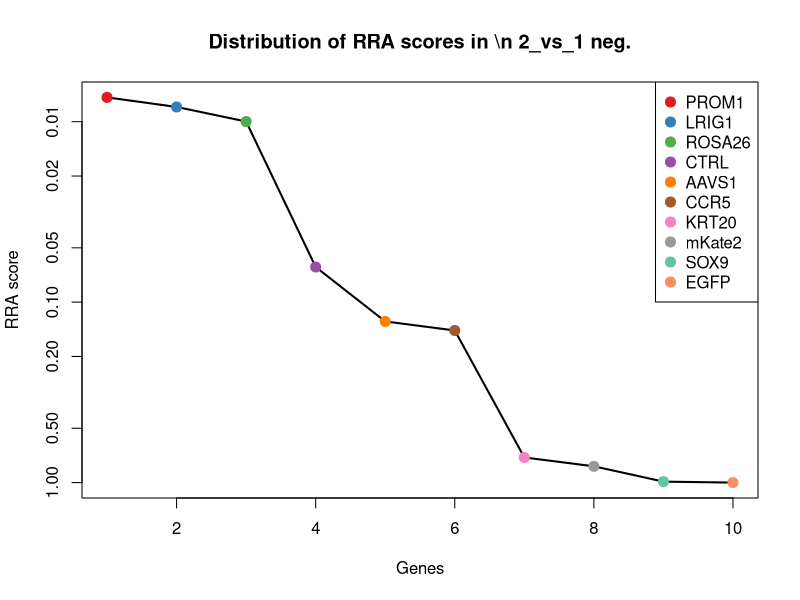
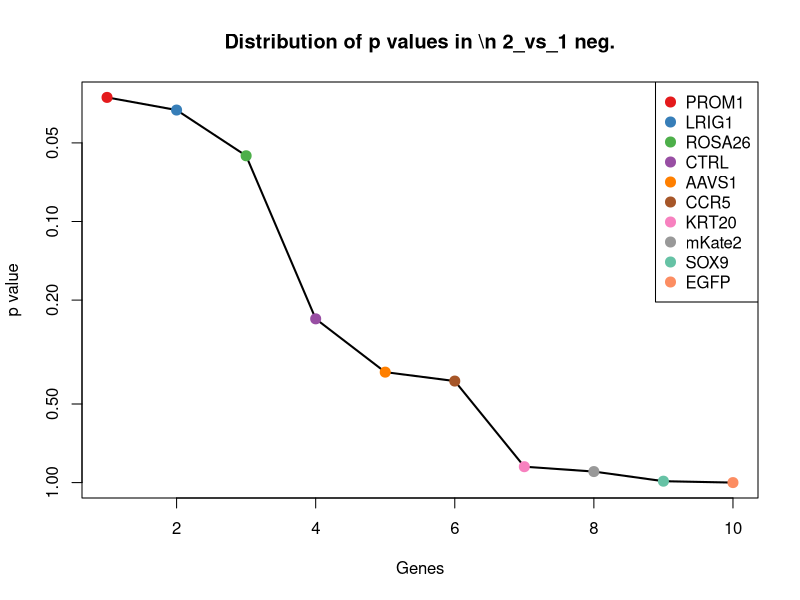
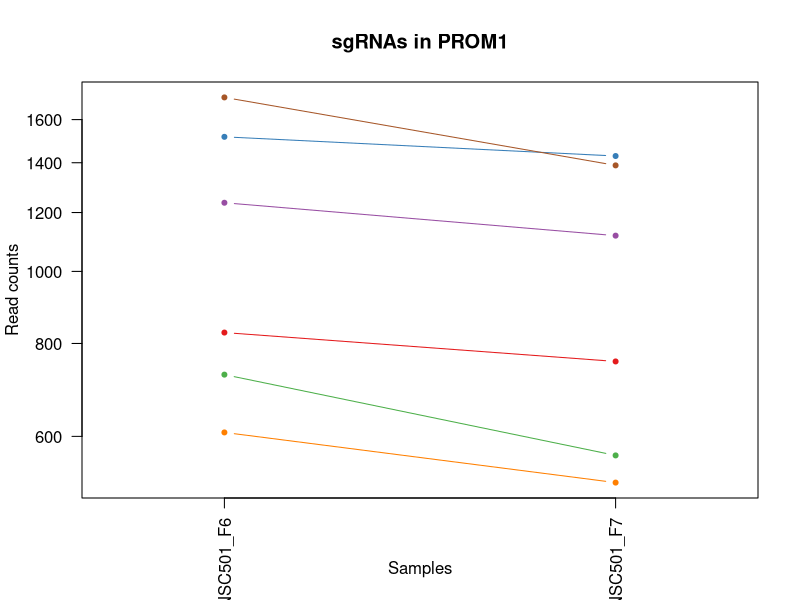
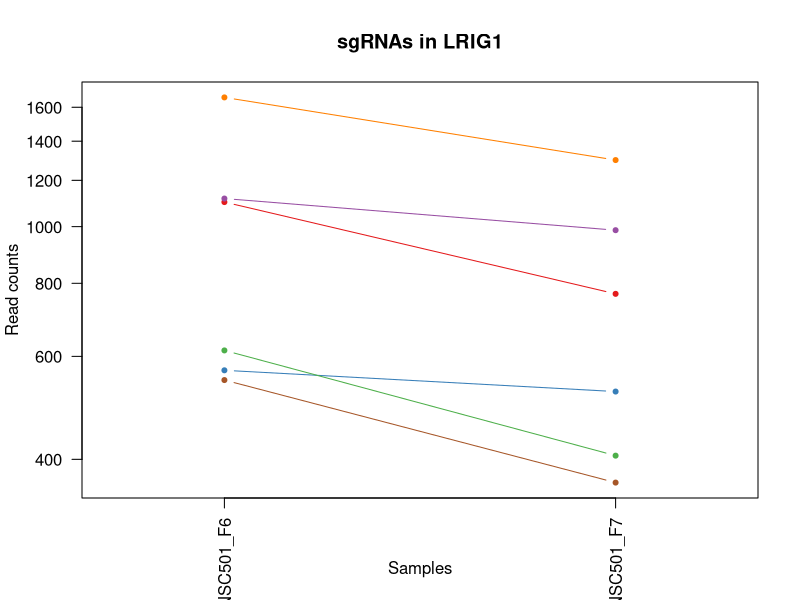
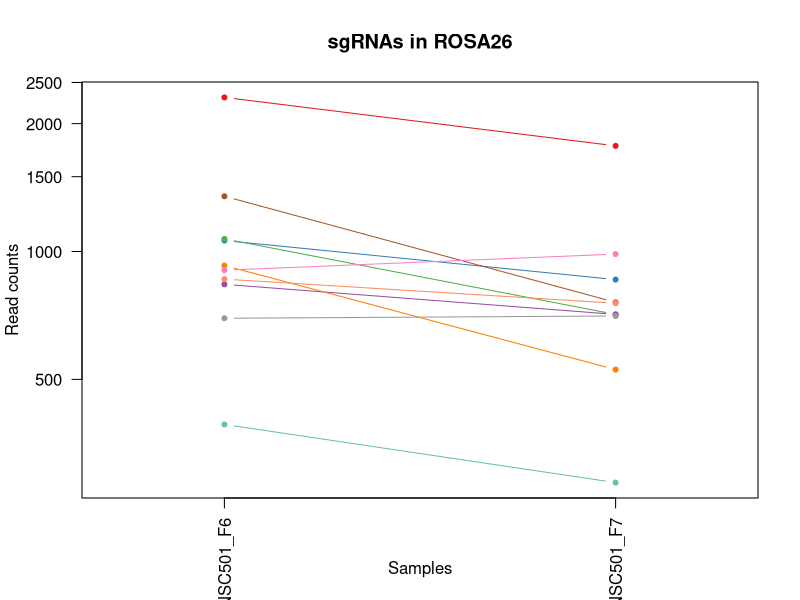
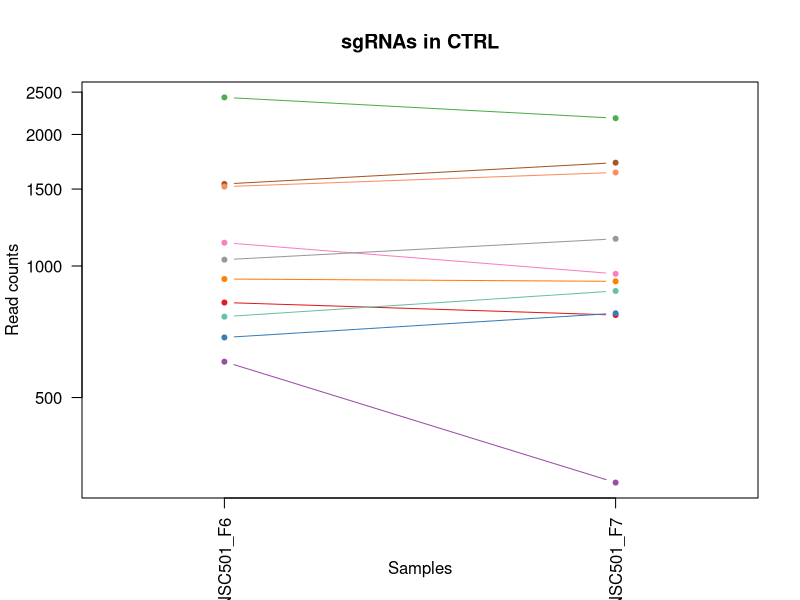
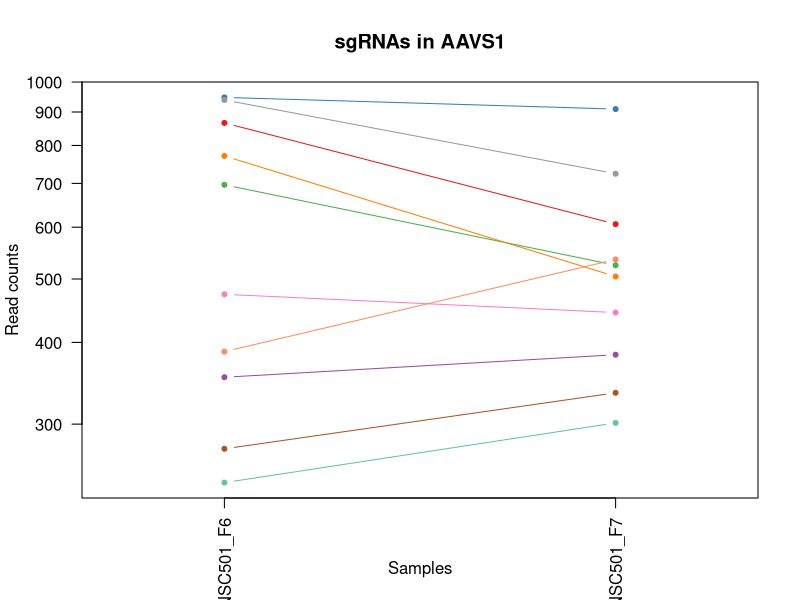
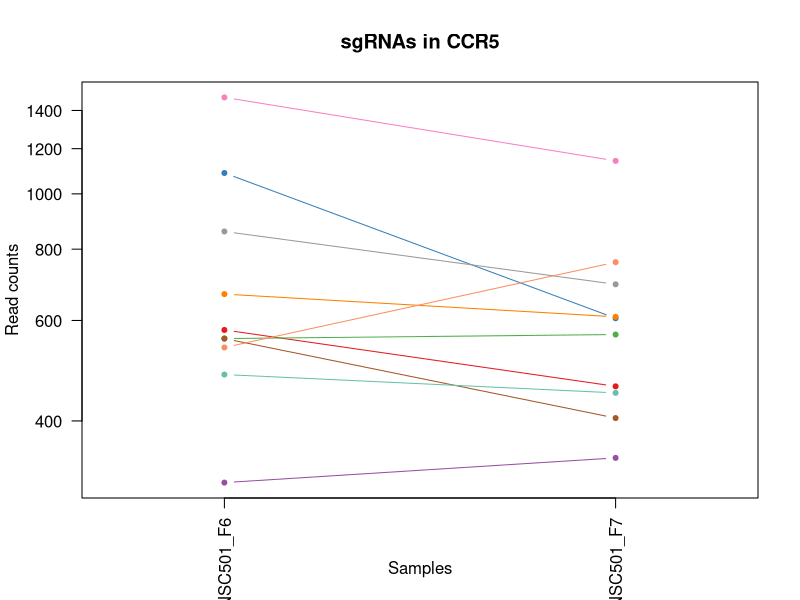

Here is the R script that generated these plots, in order: (Note: this script raises an error after producing the figures.)
pdf(file='S1B_c1_t2.pdf',width=4.5,height=4.5);
gstable=read.table('S1B_c1_t2.gene_summary.txt',header=T)
# 
#
# parameters
# Do not modify the variables beginning with "__"

# gstablename='__GENE_SUMMARY_FILE__'
startindex=3
# outputfile='__OUTPUT_FILE__'
targetgenelist=c("PROM1","LRIG1","ROSA26","CTRL","AAVS1","CCR5","KRT20","mKate2","SOX9","EGFP")
# samplelabel=sub('.\\w+.\\w+$','',colnames(gstable)[startindex]);
samplelabel='2_vs_1 neg.'


# You need to write some codes in front of this code:
# gstable=read.table(gstablename,header=T)
# pdf(file=outputfile,width=6,height=6)


# set up color using RColorBrewer
#library(RColorBrewer)
#colors <- brewer.pal(length(targetgenelist), "Set1")

colors=c( "#E41A1C", "#377EB8", "#4DAF4A", "#984EA3", "#FF7F00",  "#A65628", "#F781BF",
          "#999999", "#66C2A5", "#FC8D62", "#8DA0CB", "#E78AC3", "#A6D854", "#FFD92F", "#E5C494", "#B3B3B3", 
          "#8DD3C7", "#FFFFB3", "#BEBADA", "#FB8072", "#80B1D3", "#FDB462", "#B3DE69", "#FCCDE5",
          "#D9D9D9", "#BC80BD", "#CCEBC5", "#FFED6F")

######
# function definition

plotrankedvalues<-function(val, tglist, ...){
  
  plot(val,log='y',ylim=c(max(val),min(val)),type='l',lwd=2, ...)
  if(length(tglist)>0){
    for(i in 1:length(tglist)){
      targetgene=tglist[i];
      tx=which(names(val)==targetgene);ty=val[targetgene];
      points(tx,ty,col=colors[(i %% length(colors)) ],cex=2,pch=20)
      # text(tx+50,ty,targetgene,col=colors[i])
    }
    legend('topright',tglist,pch=20,pt.cex = 2,cex=1,col=colors)
  }
}



plotrandvalues<-function(val,targetgenelist, ...){
  # choose the one with the best distance distribution
  
  mindiffvalue=0;
  randval=val;
  for(i in 1:20){
    randval0=sample(val)
    vindex=sort(which(names(randval0) %in% targetgenelist))
    if(max(vindex)>0.9*length(val)){
      # print('pass...')
      next;
    }
    mindiffind=min(diff(vindex));
    if (mindiffind > mindiffvalue){
      mindiffvalue=mindiffind;
      randval=randval0;
      # print(paste('Diff: ',mindiffvalue))
    }
  }
  plot(randval,log='y',ylim=c(max(randval),min(randval)),pch=20,col='grey', ...)
  
  if(length(targetgenelist)>0){
    for(i in 1:length(targetgenelist)){
      targetgene=targetgenelist[i];
      tx=which(names(randval)==targetgene);ty=randval[targetgene];
      points(tx,ty,col=colors[(i %% length(colors)) ],cex=2,pch=20)
      text(tx+50,ty,targetgene,col=colors[i])
    }
  }
  
}




# set.seed(1235)



pvec=gstable[,startindex]
names(pvec)=gstable[,'id']
pvec=sort(pvec);

plotrankedvalues(pvec,targetgenelist,xlab='Genes',ylab='RRA score',main=paste('Distribution of RRA scores in \\n',samplelabel))

# plotrandvalues(pvec,targetgenelist,xlab='Genes',ylab='RRA score',main=paste('Distribution of RRA scores in \\n',samplelabel))


pvec=gstable[,startindex+1]
names(pvec)=gstable[,'id']
pvec=sort(pvec);

plotrankedvalues(pvec,targetgenelist,xlab='Genes',ylab='p value',main=paste('Distribution of p values in \\n',samplelabel))

# plotrandvalues(pvec,targetgenelist,xlab='Genes',ylab='p value',main=paste('Distribution of p values in \\n',samplelabel))



# you need to write after this code:
# dev.off()






# parameters
# Do not modify the variables beginning with "__"
targetmat=list(c(826.4674736523115,755.6645333459287),c(1515.9040708441362,1428.4342291706027),c(725.4072022627024,564.6459947099944),c(1235.847217078016,1116.0768703948613),c(606.3616283376545,518.9937653504629),c(1712.885955756086,1387.5874976383905))
targetgene="PROM1"
collabel=c("S06_MNSC501_F6","S07_MNSC501_F7")

# set up color using RColorBrewer
#library(RColorBrewer)
#colors <- brewer.pal(length(targetgenelist), "Set1")

colors=c( "#E41A1C", "#377EB8", "#4DAF4A", "#984EA3", "#FF7F00",  "#A65628", "#F781BF",
          "#999999", "#66C2A5", "#FC8D62", "#8DA0CB", "#E78AC3", "#A6D854", "#FFD92F", "#E5C494", "#B3B3B3", 
          "#8DD3C7", "#FFFFB3", "#BEBADA", "#FB8072", "#80B1D3", "#FDB462", "#B3DE69", "#FCCDE5",
          "#D9D9D9", "#BC80BD", "#CCEBC5", "#FFED6F")


## code

targetmatvec=unlist(targetmat)+1
yrange=range(targetmatvec[targetmatvec>0]);
# yrange[1]=1; # set the minimum value to 1
for(i in 1:length(targetmat)){
  vali=targetmat[[i]]+1;
  if(i==1){
    plot(1:length(vali),vali,type='b',las=1,pch=20,main=paste('sgRNAs in',targetgene),ylab='Read counts',xlab='Samples',xlim=c(0.7,length(vali)+0.3),ylim = yrange,col=colors[(i %% length(colors))],xaxt='n',log='y')
    axis(1,at=1:length(vali),labels=(collabel),las=2)
    # lines(0:100,rep(1,101),col='black');
  }else{
    lines(1:length(vali),vali,type='b',pch=20,col=colors[(i %% length(colors))])
  }
}




# parameters
# Do not modify the variables beginning with "__"
targetmat=list(c(1100.5292265732853,766.4769034573966),c(566.9652513552645,521.3965142641225),c(613.2131721606788,404.8631919516343),c(1115.9452001750901,985.1270546004157),c(1662.3558200612815,1298.685787832987),c(545.5541769083134,364.0164604194219))
targetgene="LRIG1"
collabel=c("S06_MNSC501_F6","S07_MNSC501_F7")

# set up color using RColorBrewer
#library(RColorBrewer)
#colors <- brewer.pal(length(targetgenelist), "Set1")

colors=c( "#E41A1C", "#377EB8", "#4DAF4A", "#984EA3", "#FF7F00",  "#A65628", "#F781BF",
          "#999999", "#66C2A5", "#FC8D62", "#8DA0CB", "#E78AC3", "#A6D854", "#FFD92F", "#E5C494", "#B3B3B3", 
          "#8DD3C7", "#FFFFB3", "#BEBADA", "#FB8072", "#80B1D3", "#FDB462", "#B3DE69", "#FCCDE5",
          "#D9D9D9", "#BC80BD", "#CCEBC5", "#FFED6F")


## code

targetmatvec=unlist(targetmat)+1
yrange=range(targetmatvec[targetmatvec>0]);
# yrange[1]=1; # set the minimum value to 1
for(i in 1:length(targetmat)){
  vali=targetmat[[i]]+1;
  if(i==1){
    plot(1:length(vali),vali,type='b',las=1,pch=20,main=paste('sgRNAs in',targetgene),ylab='Read counts',xlab='Samples',xlim=c(0.7,length(vali)+0.3),ylim = yrange,col=colors[(i %% length(colors))],xaxt='n',log='y')
    axis(1,at=1:length(vali),labels=(collabel),las=2)
    # lines(0:100,rep(1,101),col='black');
  }else{
    lines(1:length(vali),vali,type='b',pch=20,col=colors[(i %% length(colors))])
  }
}




# parameters
# Do not modify the variables beginning with "__"
targetmat=list(c(2304.688053469814,1772.0273238239186),c(1060.2764066130173,857.7813621764595),c(1069.6972793696757,710.0123039863972),c(835.8883464089699,710.0123039863972),c(925.8148590861645,526.2020120914416),c(1348.0412471800398,758.0672822595882),c(902.6908986834574,985.1270546004157),c(695.4316980369709,704.0054317022483),c(390.5379979123876,284.72574626865674),c(859.8687497895552,754.4631588890988))
targetgene="ROSA26"
collabel=c("S06_MNSC501_F6","S07_MNSC501_F7")

# set up color using RColorBrewer
#library(RColorBrewer)
#colors <- brewer.pal(length(targetgenelist), "Set1")

colors=c( "#E41A1C", "#377EB8", "#4DAF4A", "#984EA3", "#FF7F00",  "#A65628", "#F781BF",
          "#999999", "#66C2A5", "#FC8D62", "#8DA0CB", "#E78AC3", "#A6D854", "#FFD92F", "#E5C494", "#B3B3B3", 
          "#8DD3C7", "#FFFFB3", "#BEBADA", "#FB8072", "#80B1D3", "#FDB462", "#B3DE69", "#FCCDE5",
          "#D9D9D9", "#BC80BD", "#CCEBC5", "#FFED6F")


## code

targetmatvec=unlist(targetmat)+1
yrange=range(targetmatvec[targetmatvec>0]);
# yrange[1]=1; # set the minimum value to 1
for(i in 1:length(targetmat)){
  vali=targetmat[[i]]+1;
  if(i==1){
    plot(1:length(vali),vali,type='b',las=1,pch=20,main=paste('sgRNAs in',targetgene),ylab='Read counts',xlab='Samples',xlim=c(0.7,length(vali)+0.3),ylim = yrange,col=colors[(i %% length(colors))],xaxt='n',log='y')
    axis(1,at=1:length(vali),labels=(collabel),las=2)
    # lines(0:100,rep(1,101),col='black');
  }else{
    lines(1:length(vali),vali,type='b',pch=20,col=colors[(i %% length(colors))])
  }
}




# parameters
# Do not modify the variables beginning with "__"
targetmat=list(c(823.8981447186774,771.2824012847158),c(685.1543823024344,778.4906480256943),c(2430.585171217886,2178.0918902323824),c(602.9358564261423,318.36423105989047),c(932.6664029091888,921.4542083884377),c(1539.8844742247213,1722.7709710938977),c(1129.6482878211386,958.6968165501606),c(1032.8702313209199,1153.3194785565843),c(764.8035792450925,875.8019790289062),c(1518.4733997777703,1636.272010202154))
targetgene="CTRL"
collabel=c("S06_MNSC501_F6","S07_MNSC501_F7")

# set up color using RColorBrewer
#library(RColorBrewer)
#colors <- brewer.pal(length(targetgenelist), "Set1")

colors=c( "#E41A1C", "#377EB8", "#4DAF4A", "#984EA3", "#FF7F00",  "#A65628", "#F781BF",
          "#999999", "#66C2A5", "#FC8D62", "#8DA0CB", "#E78AC3", "#A6D854", "#FFD92F", "#E5C494", "#B3B3B3", 
          "#8DD3C7", "#FFFFB3", "#BEBADA", "#FB8072", "#80B1D3", "#FDB462", "#B3DE69", "#FCCDE5",
          "#D9D9D9", "#BC80BD", "#CCEBC5", "#FFED6F")


## code

targetmatvec=unlist(targetmat)+1
yrange=range(targetmatvec[targetmatvec>0]);
# yrange[1]=1; # set the minimum value to 1
for(i in 1:length(targetmat)){
  vali=targetmat[[i]]+1;
  if(i==1){
    plot(1:length(vali),vali,type='b',las=1,pch=20,main=paste('sgRNAs in',targetgene),ylab='Read counts',xlab='Samples',xlim=c(0.7,length(vali)+0.3),ylim = yrange,col=colors[(i %% length(colors))],xaxt='n',log='y')
    axis(1,at=1:length(vali),labels=(collabel),las=2)
    # lines(0:100,rep(1,101),col='black');
  }else{
    lines(1:length(vali),vali,type='b',pch=20,col=colors[(i %% length(colors))])
  }
}




# parameters
# Do not modify the variables beginning with "__"
targetmat=list(c(865.0074076568235,605.4927262422068),c(946.3694905552376,908.2390893633101),c(695.4316980369709,523.799263177782),c(352.8545068857537,382.03707727186855),c(769.9422371123607,503.37589741167585),c(274.0617529209738,333.98209899867754),c(472.7565237886798,443.3071745701871),c(937.8050607764571,723.2274230115247),c(243.22980571736423,300.3436142074438),c(386.2557830229974,534.61163328925))
targetgene="AAVS1"
collabel=c("S06_MNSC501_F6","S07_MNSC501_F7")

# set up color using RColorBrewer
#library(RColorBrewer)
#colors <- brewer.pal(length(targetgenelist), "Set1")

colors=c( "#E41A1C", "#377EB8", "#4DAF4A", "#984EA3", "#FF7F00",  "#A65628", "#F781BF",
          "#999999", "#66C2A5", "#FC8D62", "#8DA0CB", "#E78AC3", "#A6D854", "#FFD92F", "#E5C494", "#B3B3B3", 
          "#8DD3C7", "#FFFFB3", "#BEBADA", "#FB8072", "#80B1D3", "#FDB462", "#B3DE69", "#FCCDE5",
          "#D9D9D9", "#BC80BD", "#CCEBC5", "#FFED6F")


## code

targetmatvec=unlist(targetmat)+1
yrange=range(targetmatvec[targetmatvec>0]);
# yrange[1]=1; # set the minimum value to 1
for(i in 1:length(targetmat)){
  vali=targetmat[[i]]+1;
  if(i==1){
    plot(1:length(vali),vali,type='b',las=1,pch=20,main=paste('sgRNAs in',targetgene),ylab='Read counts',xlab='Samples',xlim=c(0.7,length(vali)+0.3),ylim = yrange,col=colors[(i %% length(colors))],xaxt='n',log='y')
    axis(1,at=1:length(vali),labels=(collabel),las=2)
    # lines(0:100,rep(1,101),col='black');
  }else{
    lines(1:length(vali),vali,type='b',pch=20,col=colors[(i %% length(colors))])
  }
}




# parameters
# Do not modify the variables beginning with "__"
targetmat=list(c(576.386124111923,458.9250425089742),c(1086.8261389272366,604.291351785377),c(556.687935620728,565.8473691668241),c(310.88880096972963,343.59309465331575),c(666.3126367891175,607.8954751558663),c(556.687935620728,403.6618174948045),c(1474.7948079059902,1141.3057339882864),c(858.1558638337991,693.1930615907803),c(481.32095356746015,446.9112979406764),c(536.9897471295329,758.0672822595882))
targetgene="CCR5"
collabel=c("S06_MNSC501_F6","S07_MNSC501_F7")

# set up color using RColorBrewer
#library(RColorBrewer)
#colors <- brewer.pal(length(targetgenelist), "Set1")

colors=c( "#E41A1C", "#377EB8", "#4DAF4A", "#984EA3", "#FF7F00",  "#A65628", "#F781BF",
          "#999999", "#66C2A5", "#FC8D62", "#8DA0CB", "#E78AC3", "#A6D854", "#FFD92F", "#E5C494", "#B3B3B3", 
          "#8DD3C7", "#FFFFB3", "#BEBADA", "#FB8072", "#80B1D3", "#FDB462", "#B3DE69", "#FCCDE5",
          "#D9D9D9", "#BC80BD", "#CCEBC5", "#FFED6F")


## code

targetmatvec=unlist(targetmat)+1
yrange=range(targetmatvec[targetmatvec>0]);
# yrange[1]=1; # set the minimum value to 1
for(i in 1:length(targetmat)){
  vali=targetmat[[i]]+1;
  if(i==1){
    plot(1:length(vali),vali,type='b',las=1,pch=20,main=paste('sgRNAs in',targetgene),ylab='Read counts',xlab='Samples',xlim=c(0.7,length(vali)+0.3),ylim = yrange,col=colors[(i %% length(colors))],xaxt='n',log='y')
    axis(1,at=1:length(vali),labels=(collabel),las=2)
    # lines(0:100,rep(1,101),col='black');
  }else{
    lines(1:length(vali),vali,type='b',pch=20,col=colors[(i %% length(colors))])
  }
}




# parameters
# Do not modify the variables beginning with "__"
targetmat=list(c(528.4253173507525,528.6047610051012),c(1013.1720428297249,891.4198469676933),c(775.937337957507,642.7353344039298),c(381.1171251557291,361.61371150576235),c(1161.3366780026263,1186.957963347818),c(476.1822957001919,478.1470338182506))
targetgene="KRT20"
collabel=c("S06_MNSC501_F6","S07_MNSC501_F7")

# set up color using RColorBrewer
#library(RColorBrewer)
#colors <- brewer.pal(length(targetgenelist), "Set1")

colors=c( "#E41A1C", "#377EB8", "#4DAF4A", "#984EA3", "#FF7F00",  "#A65628", "#F781BF",
          "#999999", "#66C2A5", "#FC8D62", "#8DA0CB", "#E78AC3", "#A6D854", "#FFD92F", "#E5C494", "#B3B3B3", 
          "#8DD3C7", "#FFFFB3", "#BEBADA", "#FB8072", "#80B1D3", "#FDB462", "#B3DE69", "#FCCDE5",
          "#D9D9D9", "#BC80BD", "#CCEBC5", "#FFED6F")


## code

targetmatvec=unlist(targetmat)+1
yrange=range(targetmatvec[targetmatvec>0]);
# yrange[1]=1; # set the minimum value to 1
for(i in 1:length(targetmat)){
  vali=targetmat[[i]]+1;
  if(i==1){
    plot(1:length(vali),vali,type='b',las=1,pch=20,main=paste('sgRNAs in',targetgene),ylab='Read counts',xlab='Samples',xlim=c(0.7,length(vali)+0.3),ylim = yrange,col=colors[(i %% length(colors))],xaxt='n',log='y')
    axis(1,at=1:length(vali),labels=(collabel),las=2)
    # lines(0:100,rep(1,101),col='black');
  }else{
    lines(1:length(vali),vali,type='b',pch=20,col=colors[(i %% length(colors))])
  }
}




# parameters
# Do not modify the variables beginning with "__"
targetmat=list(c(690.2930401697026,528.6047610051012),c(861.5816357453112,923.8569573020972),c(720.2685443954342,838.5593708671831),c(596.940755580996,571.8542414509731),c(465.04853698777737,474.54291044776124),c(1268.3920502373817,1379.177876440582))
targetgene="mKate2"
collabel=c("S06_MNSC501_F6","S07_MNSC501_F7")

# set up color using RColorBrewer
#library(RColorBrewer)
#colors <- brewer.pal(length(targetgenelist), "Set1")

colors=c( "#E41A1C", "#377EB8", "#4DAF4A", "#984EA3", "#FF7F00",  "#A65628", "#F781BF",
          "#999999", "#66C2A5", "#FC8D62", "#8DA0CB", "#E78AC3", "#A6D854", "#FFD92F", "#E5C494", "#B3B3B3", 
          "#8DD3C7", "#FFFFB3", "#BEBADA", "#FB8072", "#80B1D3", "#FDB462", "#B3DE69", "#FCCDE5",
          "#D9D9D9", "#BC80BD", "#CCEBC5", "#FFED6F")


## code

targetmatvec=unlist(targetmat)+1
yrange=range(targetmatvec[targetmatvec>0]);
# yrange[1]=1; # set the minimum value to 1
for(i in 1:length(targetmat)){
  vali=targetmat[[i]]+1;
  if(i==1){
    plot(1:length(vali),vali,type='b',las=1,pch=20,main=paste('sgRNAs in',targetgene),ylab='Read counts',xlab='Samples',xlim=c(0.7,length(vali)+0.3),ylim = yrange,col=colors[(i %% length(colors))],xaxt='n',log='y')
    axis(1,at=1:length(vali),labels=(collabel),las=2)
    # lines(0:100,rep(1,101),col='black');
  }else{
    lines(1:length(vali),vali,type='b',pch=20,col=colors[(i %% length(colors))])
  }
}




# parameters
# Do not modify the variables beginning with "__"
targetmat=list(c(1121.0838580423583,1168.9373464953715),c(1081.6874810599684,1382.7819998110713),c(320.3096737263881,404.8631919516343),c(471.04363783292365,669.1655724541848),c(1324.9172867773325,1464.475462875496),c(1103.0985555069194,1099.2576279992443))
targetgene="SOX9"
collabel=c("S06_MNSC501_F6","S07_MNSC501_F7")

# set up color using RColorBrewer
#library(RColorBrewer)
#colors <- brewer.pal(length(targetgenelist), "Set1")

colors=c( "#E41A1C", "#377EB8", "#4DAF4A", "#984EA3", "#FF7F00",  "#A65628", "#F781BF",
          "#999999", "#66C2A5", "#FC8D62", "#8DA0CB", "#E78AC3", "#A6D854", "#FFD92F", "#E5C494", "#B3B3B3", 
          "#8DD3C7", "#FFFFB3", "#BEBADA", "#FB8072", "#80B1D3", "#FDB462", "#B3DE69", "#FCCDE5",
          "#D9D9D9", "#BC80BD", "#CCEBC5", "#FFED6F")


## code

targetmatvec=unlist(targetmat)+1
yrange=range(targetmatvec[targetmatvec>0]);
# yrange[1]=1; # set the minimum value to 1
for(i in 1:length(targetmat)){
  vali=targetmat[[i]]+1;
  if(i==1){
    plot(1:length(vali),vali,type='b',las=1,pch=20,main=paste('sgRNAs in',targetgene),ylab='Read counts',xlab='Samples',xlim=c(0.7,length(vali)+0.3),ylim = yrange,col=colors[(i %% length(colors))],xaxt='n',log='y')
    axis(1,at=1:length(vali),labels=(collabel),las=2)
    # lines(0:100,rep(1,101),col='black');
  }else{
    lines(1:length(vali),vali,type='b',pch=20,col=colors[(i %% length(colors))])
  }
}




# parameters
# Do not modify the variables beginning with "__"
targetmat=list(c(2591.5964510589583,3081.5254817683735),c(3460.886073605172,5366.5396986586065),c(1766.8418633624028,2173.2863924050635),c(1322.3479578436984,2175.689141318723),c(3115.7395535203204,4293.712308709617),c(2558.1951749217146,3449.146065558285))
targetgene="EGFP"
collabel=c("S06_MNSC501_F6","S07_MNSC501_F7")

# set up color using RColorBrewer
#library(RColorBrewer)
#colors <- brewer.pal(length(targetgenelist), "Set1")

colors=c( "#E41A1C", "#377EB8", "#4DAF4A", "#984EA3", "#FF7F00",  "#A65628", "#F781BF",
          "#999999", "#66C2A5", "#FC8D62", "#8DA0CB", "#E78AC3", "#A6D854", "#FFD92F", "#E5C494", "#B3B3B3", 
          "#8DD3C7", "#FFFFB3", "#BEBADA", "#FB8072", "#80B1D3", "#FDB462", "#B3DE69", "#FCCDE5",
          "#D9D9D9", "#BC80BD", "#CCEBC5", "#FFED6F")


## code

targetmatvec=unlist(targetmat)+1
yrange=range(targetmatvec[targetmatvec>0]);
# yrange[1]=1; # set the minimum value to 1
for(i in 1:length(targetmat)){
  vali=targetmat[[i]]+1;
  if(i==1){
    plot(1:length(vali),vali,type='b',las=1,pch=20,main=paste('sgRNAs in',targetgene),ylab='Read counts',xlab='Samples',xlim=c(0.7,length(vali)+0.3),ylim = yrange,col=colors[(i %% length(colors))],xaxt='n',log='y')
    axis(1,at=1:length(vali),labels=(collabel),las=2)
    # lines(0:100,rep(1,101),col='black');
  }else{
    lines(1:length(vali),vali,type='b',pch=20,col=colors[(i %% length(colors))])
  }
}



# 
#
# parameters
# Do not modify the variables beginning with "__"

# gstablename='__GENE_SUMMARY_FILE__'
startindex=9
# outputfile='__OUTPUT_FILE__'
targetgenelist=c("EGFP","SOX9","CCR5","AAVS1","mKate2","CTRL","KRT20","ROSA26","LRIG1","PROM1")
# samplelabel=sub('.\\w+.\\w+$','',colnames(gstable)[startindex]);
samplelabel='2_vs_1 pos.'


# You need to write some codes in front of this code:
# gstable=read.table(gstablename,header=T)
# pdf(file=outputfile,width=6,height=6)


# set up color using RColorBrewer
#library(RColorBrewer)
#colors <- brewer.pal(length(targetgenelist), "Set1")

colors=c( "#E41A1C", "#377EB8", "#4DAF4A", "#984EA3", "#FF7F00",  "#A65628", "#F781BF",
          "#999999", "#66C2A5", "#FC8D62", "#8DA0CB", "#E78AC3", "#A6D854", "#FFD92F", "#E5C494", "#B3B3B3", 
          "#8DD3C7", "#FFFFB3", "#BEBADA", "#FB8072", "#80B1D3", "#FDB462", "#B3DE69", "#FCCDE5",
          "#D9D9D9", "#BC80BD", "#CCEBC5", "#FFED6F")

######
# function definition

plotrankedvalues<-function(val, tglist, ...){
  
  plot(val,log='y',ylim=c(max(val),min(val)),type='l',lwd=2, ...)
  if(length(tglist)>0){
    for(i in 1:length(tglist)){
      targetgene=tglist[i];
      tx=which(names(val)==targetgene);ty=val[targetgene];
      points(tx,ty,col=colors[(i %% length(colors)) ],cex=2,pch=20)
      # text(tx+50,ty,targetgene,col=colors[i])
    }
    legend('topright',tglist,pch=20,pt.cex = 2,cex=1,col=colors)
  }
}



plotrandvalues<-function(val,targetgenelist, ...){
  # choose the one with the best distance distribution
  
  mindiffvalue=0;
  randval=val;
  for(i in 1:20){
    randval0=sample(val)
    vindex=sort(which(names(randval0) %in% targetgenelist))
    if(max(vindex)>0.9*length(val)){
      # print('pass...')
      next;
    }
    mindiffind=min(diff(vindex));
    if (mindiffind > mindiffvalue){
      mindiffvalue=mindiffind;
      randval=randval0;
      # print(paste('Diff: ',mindiffvalue))
    }
  }
  plot(randval,log='y',ylim=c(max(randval),min(randval)),pch=20,col='grey', ...)
  
  if(length(targetgenelist)>0){
    for(i in 1:length(targetgenelist)){
      targetgene=targetgenelist[i];
      tx=which(names(randval)==targetgene);ty=randval[targetgene];
      points(tx,ty,col=colors[(i %% length(colors)) ],cex=2,pch=20)
      text(tx+50,ty,targetgene,col=colors[i])
    }
  }
  
}




# set.seed(1235)



pvec=gstable[,startindex]
names(pvec)=gstable[,'id']
pvec=sort(pvec);

plotrankedvalues(pvec,targetgenelist,xlab='Genes',ylab='RRA score',main=paste('Distribution of RRA scores in \\n',samplelabel))

# plotrandvalues(pvec,targetgenelist,xlab='Genes',ylab='RRA score',main=paste('Distribution of RRA scores in \\n',samplelabel))


pvec=gstable[,startindex+1]
names(pvec)=gstable[,'id']
pvec=sort(pvec);

plotrankedvalues(pvec,targetgenelist,xlab='Genes',ylab='p value',main=paste('Distribution of p values in \\n',samplelabel))

# plotrandvalues(pvec,targetgenelist,xlab='Genes',ylab='p value',main=paste('Distribution of p values in \\n',samplelabel))



# you need to write after this code:
# dev.off()






# parameters
# Do not modify the variables beginning with "__"
targetmat=list(c(2591.5964510589583,3081.5254817683735),c(3460.886073605172,5366.5396986586065),c(1766.8418633624028,2173.2863924050635),c(1322.3479578436984,2175.689141318723),c(3115.7395535203204,4293.712308709617),c(2558.1951749217146,3449.146065558285))
targetgene="EGFP"
collabel=c("S06_MNSC501_F6","S07_MNSC501_F7")

# set up color using RColorBrewer
#library(RColorBrewer)
#colors <- brewer.pal(length(targetgenelist), "Set1")

colors=c( "#E41A1C", "#377EB8", "#4DAF4A", "#984EA3", "#FF7F00",  "#A65628", "#F781BF",
          "#999999", "#66C2A5", "#FC8D62", "#8DA0CB", "#E78AC3", "#A6D854", "#FFD92F", "#E5C494", "#B3B3B3", 
          "#8DD3C7", "#FFFFB3", "#BEBADA", "#FB8072", "#80B1D3", "#FDB462", "#B3DE69", "#FCCDE5",
          "#D9D9D9", "#BC80BD", "#CCEBC5", "#FFED6F")


## code

targetmatvec=unlist(targetmat)+1
yrange=range(targetmatvec[targetmatvec>0]);
# yrange[1]=1; # set the minimum value to 1
for(i in 1:length(targetmat)){
  vali=targetmat[[i]]+1;
  if(i==1){
    plot(1:length(vali),vali,type='b',las=1,pch=20,main=paste('sgRNAs in',targetgene),ylab='Read counts',xlab='Samples',xlim=c(0.7,length(vali)+0.3),ylim = yrange,col=colors[(i %% length(colors))],xaxt='n',log='y')
    axis(1,at=1:length(vali),labels=(collabel),las=2)
    # lines(0:100,rep(1,101),col='black');
  }else{
    lines(1:length(vali),vali,type='b',pch=20,col=colors[(i %% length(colors))])
  }
}




# parameters
# Do not modify the variables beginning with "__"
targetmat=list(c(1121.0838580423583,1168.9373464953715),c(1081.6874810599684,1382.7819998110713),c(320.3096737263881,404.8631919516343),c(471.04363783292365,669.1655724541848),c(1324.9172867773325,1464.475462875496),c(1103.0985555069194,1099.2576279992443))
targetgene="SOX9"
collabel=c("S06_MNSC501_F6","S07_MNSC501_F7")

# set up color using RColorBrewer
#library(RColorBrewer)
#colors <- brewer.pal(length(targetgenelist), "Set1")

colors=c( "#E41A1C", "#377EB8", "#4DAF4A", "#984EA3", "#FF7F00",  "#A65628", "#F781BF",
          "#999999", "#66C2A5", "#FC8D62", "#8DA0CB", "#E78AC3", "#A6D854", "#FFD92F", "#E5C494", "#B3B3B3", 
          "#8DD3C7", "#FFFFB3", "#BEBADA", "#FB8072", "#80B1D3", "#FDB462", "#B3DE69", "#FCCDE5",
          "#D9D9D9", "#BC80BD", "#CCEBC5", "#FFED6F")


## code

targetmatvec=unlist(targetmat)+1
yrange=range(targetmatvec[targetmatvec>0]);
# yrange[1]=1; # set the minimum value to 1
for(i in 1:length(targetmat)){
  vali=targetmat[[i]]+1;
  if(i==1){
    plot(1:length(vali),vali,type='b',las=1,pch=20,main=paste('sgRNAs in',targetgene),ylab='Read counts',xlab='Samples',xlim=c(0.7,length(vali)+0.3),ylim = yrange,col=colors[(i %% length(colors))],xaxt='n',log='y')
    axis(1,at=1:length(vali),labels=(collabel),las=2)
    # lines(0:100,rep(1,101),col='black');
  }else{
    lines(1:length(vali),vali,type='b',pch=20,col=colors[(i %% length(colors))])
  }
}




# parameters
# Do not modify the variables beginning with "__"
targetmat=list(c(576.386124111923,458.9250425089742),c(1086.8261389272366,604.291351785377),c(556.687935620728,565.8473691668241),c(310.88880096972963,343.59309465331575),c(666.3126367891175,607.8954751558663),c(556.687935620728,403.6618174948045),c(1474.7948079059902,1141.3057339882864),c(858.1558638337991,693.1930615907803),c(481.32095356746015,446.9112979406764),c(536.9897471295329,758.0672822595882))
targetgene="CCR5"
collabel=c("S06_MNSC501_F6","S07_MNSC501_F7")

# set up color using RColorBrewer
#library(RColorBrewer)
#colors <- brewer.pal(length(targetgenelist), "Set1")

colors=c( "#E41A1C", "#377EB8", "#4DAF4A", "#984EA3", "#FF7F00",  "#A65628", "#F781BF",
          "#999999", "#66C2A5", "#FC8D62", "#8DA0CB", "#E78AC3", "#A6D854", "#FFD92F", "#E5C494", "#B3B3B3", 
          "#8DD3C7", "#FFFFB3", "#BEBADA", "#FB8072", "#80B1D3", "#FDB462", "#B3DE69", "#FCCDE5",
          "#D9D9D9", "#BC80BD", "#CCEBC5", "#FFED6F")


## code

targetmatvec=unlist(targetmat)+1
yrange=range(targetmatvec[targetmatvec>0]);
# yrange[1]=1; # set the minimum value to 1
for(i in 1:length(targetmat)){
  vali=targetmat[[i]]+1;
  if(i==1){
    plot(1:length(vali),vali,type='b',las=1,pch=20,main=paste('sgRNAs in',targetgene),ylab='Read counts',xlab='Samples',xlim=c(0.7,length(vali)+0.3),ylim = yrange,col=colors[(i %% length(colors))],xaxt='n',log='y')
    axis(1,at=1:length(vali),labels=(collabel),las=2)
    # lines(0:100,rep(1,101),col='black');
  }else{
    lines(1:length(vali),vali,type='b',pch=20,col=colors[(i %% length(colors))])
  }
}




# parameters
# Do not modify the variables beginning with "__"
targetmat=list(c(865.0074076568235,605.4927262422068),c(946.3694905552376,908.2390893633101),c(695.4316980369709,523.799263177782),c(352.8545068857537,382.03707727186855),c(769.9422371123607,503.37589741167585),c(274.0617529209738,333.98209899867754),c(472.7565237886798,443.3071745701871),c(937.8050607764571,723.2274230115247),c(243.22980571736423,300.3436142074438),c(386.2557830229974,534.61163328925))
targetgene="AAVS1"
collabel=c("S06_MNSC501_F6","S07_MNSC501_F7")

# set up color using RColorBrewer
#library(RColorBrewer)
#colors <- brewer.pal(length(targetgenelist), "Set1")

colors=c( "#E41A1C", "#377EB8", "#4DAF4A", "#984EA3", "#FF7F00",  "#A65628", "#F781BF",
          "#999999", "#66C2A5", "#FC8D62", "#8DA0CB", "#E78AC3", "#A6D854", "#FFD92F", "#E5C494", "#B3B3B3", 
          "#8DD3C7", "#FFFFB3", "#BEBADA", "#FB8072", "#80B1D3", "#FDB462", "#B3DE69", "#FCCDE5",
          "#D9D9D9", "#BC80BD", "#CCEBC5", "#FFED6F")


## code

targetmatvec=unlist(targetmat)+1
yrange=range(targetmatvec[targetmatvec>0]);
# yrange[1]=1; # set the minimum value to 1
for(i in 1:length(targetmat)){
  vali=targetmat[[i]]+1;
  if(i==1){
    plot(1:length(vali),vali,type='b',las=1,pch=20,main=paste('sgRNAs in',targetgene),ylab='Read counts',xlab='Samples',xlim=c(0.7,length(vali)+0.3),ylim = yrange,col=colors[(i %% length(colors))],xaxt='n',log='y')
    axis(1,at=1:length(vali),labels=(collabel),las=2)
    # lines(0:100,rep(1,101),col='black');
  }else{
    lines(1:length(vali),vali,type='b',pch=20,col=colors[(i %% length(colors))])
  }
}




# parameters
# Do not modify the variables beginning with "__"
targetmat=list(c(690.2930401697026,528.6047610051012),c(861.5816357453112,923.8569573020972),c(720.2685443954342,838.5593708671831),c(596.940755580996,571.8542414509731),c(465.04853698777737,474.54291044776124),c(1268.3920502373817,1379.177876440582))
targetgene="mKate2"
collabel=c("S06_MNSC501_F6","S07_MNSC501_F7")

# set up color using RColorBrewer
#library(RColorBrewer)
#colors <- brewer.pal(length(targetgenelist), "Set1")

colors=c( "#E41A1C", "#377EB8", "#4DAF4A", "#984EA3", "#FF7F00",  "#A65628", "#F781BF",
          "#999999", "#66C2A5", "#FC8D62", "#8DA0CB", "#E78AC3", "#A6D854", "#FFD92F", "#E5C494", "#B3B3B3", 
          "#8DD3C7", "#FFFFB3", "#BEBADA", "#FB8072", "#80B1D3", "#FDB462", "#B3DE69", "#FCCDE5",
          "#D9D9D9", "#BC80BD", "#CCEBC5", "#FFED6F")


## code

targetmatvec=unlist(targetmat)+1
yrange=range(targetmatvec[targetmatvec>0]);
# yrange[1]=1; # set the minimum value to 1
for(i in 1:length(targetmat)){
  vali=targetmat[[i]]+1;
  if(i==1){
    plot(1:length(vali),vali,type='b',las=1,pch=20,main=paste('sgRNAs in',targetgene),ylab='Read counts',xlab='Samples',xlim=c(0.7,length(vali)+0.3),ylim = yrange,col=colors[(i %% length(colors))],xaxt='n',log='y')
    axis(1,at=1:length(vali),labels=(collabel),las=2)
    # lines(0:100,rep(1,101),col='black');
  }else{
    lines(1:length(vali),vali,type='b',pch=20,col=colors[(i %% length(colors))])
  }
}




# parameters
# Do not modify the variables beginning with "__"
targetmat=list(c(823.8981447186774,771.2824012847158),c(685.1543823024344,778.4906480256943),c(2430.585171217886,2178.0918902323824),c(602.9358564261423,318.36423105989047),c(932.6664029091888,921.4542083884377),c(1539.8844742247213,1722.7709710938977),c(1129.6482878211386,958.6968165501606),c(1032.8702313209199,1153.3194785565843),c(764.8035792450925,875.8019790289062),c(1518.4733997777703,1636.272010202154))
targetgene="CTRL"
collabel=c("S06_MNSC501_F6","S07_MNSC501_F7")

# set up color using RColorBrewer
#library(RColorBrewer)
#colors <- brewer.pal(length(targetgenelist), "Set1")

colors=c( "#E41A1C", "#377EB8", "#4DAF4A", "#984EA3", "#FF7F00",  "#A65628", "#F781BF",
          "#999999", "#66C2A5", "#FC8D62", "#8DA0CB", "#E78AC3", "#A6D854", "#FFD92F", "#E5C494", "#B3B3B3", 
          "#8DD3C7", "#FFFFB3", "#BEBADA", "#FB8072", "#80B1D3", "#FDB462", "#B3DE69", "#FCCDE5",
          "#D9D9D9", "#BC80BD", "#CCEBC5", "#FFED6F")


## code

targetmatvec=unlist(targetmat)+1
yrange=range(targetmatvec[targetmatvec>0]);
# yrange[1]=1; # set the minimum value to 1
for(i in 1:length(targetmat)){
  vali=targetmat[[i]]+1;
  if(i==1){
    plot(1:length(vali),vali,type='b',las=1,pch=20,main=paste('sgRNAs in',targetgene),ylab='Read counts',xlab='Samples',xlim=c(0.7,length(vali)+0.3),ylim = yrange,col=colors[(i %% length(colors))],xaxt='n',log='y')
    axis(1,at=1:length(vali),labels=(collabel),las=2)
    # lines(0:100,rep(1,101),col='black');
  }else{
    lines(1:length(vali),vali,type='b',pch=20,col=colors[(i %% length(colors))])
  }
}




# parameters
# Do not modify the variables beginning with "__"
targetmat=list(c(528.4253173507525,528.6047610051012),c(1013.1720428297249,891.4198469676933),c(775.937337957507,642.7353344039298),c(381.1171251557291,361.61371150576235),c(1161.3366780026263,1186.957963347818),c(476.1822957001919,478.1470338182506))
targetgene="KRT20"
collabel=c("S06_MNSC501_F6","S07_MNSC501_F7")

# set up color using RColorBrewer
#library(RColorBrewer)
#colors <- brewer.pal(length(targetgenelist), "Set1")

colors=c( "#E41A1C", "#377EB8", "#4DAF4A", "#984EA3", "#FF7F00",  "#A65628", "#F781BF",
          "#999999", "#66C2A5", "#FC8D62", "#8DA0CB", "#E78AC3", "#A6D854", "#FFD92F", "#E5C494", "#B3B3B3", 
          "#8DD3C7", "#FFFFB3", "#BEBADA", "#FB8072", "#80B1D3", "#FDB462", "#B3DE69", "#FCCDE5",
          "#D9D9D9", "#BC80BD", "#CCEBC5", "#FFED6F")


## code

targetmatvec=unlist(targetmat)+1
yrange=range(targetmatvec[targetmatvec>0]);
# yrange[1]=1; # set the minimum value to 1
for(i in 1:length(targetmat)){
  vali=targetmat[[i]]+1;
  if(i==1){
    plot(1:length(vali),vali,type='b',las=1,pch=20,main=paste('sgRNAs in',targetgene),ylab='Read counts',xlab='Samples',xlim=c(0.7,length(vali)+0.3),ylim = yrange,col=colors[(i %% length(colors))],xaxt='n',log='y')
    axis(1,at=1:length(vali),labels=(collabel),las=2)
    # lines(0:100,rep(1,101),col='black');
  }else{
    lines(1:length(vali),vali,type='b',pch=20,col=colors[(i %% length(colors))])
  }
}




# parameters
# Do not modify the variables beginning with "__"
targetmat=list(c(2304.688053469814,1772.0273238239186),c(1060.2764066130173,857.7813621764595),c(1069.6972793696757,710.0123039863972),c(835.8883464089699,710.0123039863972),c(925.8148590861645,526.2020120914416),c(1348.0412471800398,758.0672822595882),c(902.6908986834574,985.1270546004157),c(695.4316980369709,704.0054317022483),c(390.5379979123876,284.72574626865674),c(859.8687497895552,754.4631588890988))
targetgene="ROSA26"
collabel=c("S06_MNSC501_F6","S07_MNSC501_F7")

# set up color using RColorBrewer
#library(RColorBrewer)
#colors <- brewer.pal(length(targetgenelist), "Set1")

colors=c( "#E41A1C", "#377EB8", "#4DAF4A", "#984EA3", "#FF7F00",  "#A65628", "#F781BF",
          "#999999", "#66C2A5", "#FC8D62", "#8DA0CB", "#E78AC3", "#A6D854", "#FFD92F", "#E5C494", "#B3B3B3", 
          "#8DD3C7", "#FFFFB3", "#BEBADA", "#FB8072", "#80B1D3", "#FDB462", "#B3DE69", "#FCCDE5",
          "#D9D9D9", "#BC80BD", "#CCEBC5", "#FFED6F")


## code

targetmatvec=unlist(targetmat)+1
yrange=range(targetmatvec[targetmatvec>0]);
# yrange[1]=1; # set the minimum value to 1
for(i in 1:length(targetmat)){
  vali=targetmat[[i]]+1;
  if(i==1){
    plot(1:length(vali),vali,type='b',las=1,pch=20,main=paste('sgRNAs in',targetgene),ylab='Read counts',xlab='Samples',xlim=c(0.7,length(vali)+0.3),ylim = yrange,col=colors[(i %% length(colors))],xaxt='n',log='y')
    axis(1,at=1:length(vali),labels=(collabel),las=2)
    # lines(0:100,rep(1,101),col='black');
  }else{
    lines(1:length(vali),vali,type='b',pch=20,col=colors[(i %% length(colors))])
  }
}




# parameters
# Do not modify the variables beginning with "__"
targetmat=list(c(1100.5292265732853,766.4769034573966),c(566.9652513552645,521.3965142641225),c(613.2131721606788,404.8631919516343),c(1115.9452001750901,985.1270546004157),c(1662.3558200612815,1298.685787832987),c(545.5541769083134,364.0164604194219))
targetgene="LRIG1"
collabel=c("S06_MNSC501_F6","S07_MNSC501_F7")

# set up color using RColorBrewer
#library(RColorBrewer)
#colors <- brewer.pal(length(targetgenelist), "Set1")

colors=c( "#E41A1C", "#377EB8", "#4DAF4A", "#984EA3", "#FF7F00",  "#A65628", "#F781BF",
          "#999999", "#66C2A5", "#FC8D62", "#8DA0CB", "#E78AC3", "#A6D854", "#FFD92F", "#E5C494", "#B3B3B3", 
          "#8DD3C7", "#FFFFB3", "#BEBADA", "#FB8072", "#80B1D3", "#FDB462", "#B3DE69", "#FCCDE5",
          "#D9D9D9", "#BC80BD", "#CCEBC5", "#FFED6F")


## code

targetmatvec=unlist(targetmat)+1
yrange=range(targetmatvec[targetmatvec>0]);
# yrange[1]=1; # set the minimum value to 1
for(i in 1:length(targetmat)){
  vali=targetmat[[i]]+1;
  if(i==1){
    plot(1:length(vali),vali,type='b',las=1,pch=20,main=paste('sgRNAs in',targetgene),ylab='Read counts',xlab='Samples',xlim=c(0.7,length(vali)+0.3),ylim = yrange,col=colors[(i %% length(colors))],xaxt='n',log='y')
    axis(1,at=1:length(vali),labels=(collabel),las=2)
    # lines(0:100,rep(1,101),col='black');
  }else{
    lines(1:length(vali),vali,type='b',pch=20,col=colors[(i %% length(colors))])
  }
}




# parameters
# Do not modify the variables beginning with "__"
targetmat=list(c(826.4674736523115,755.6645333459287),c(1515.9040708441362,1428.4342291706027),c(725.4072022627024,564.6459947099944),c(1235.847217078016,1116.0768703948613),c(606.3616283376545,518.9937653504629),c(1712.885955756086,1387.5874976383905))
targetgene="PROM1"
collabel=c("S06_MNSC501_F6","S07_MNSC501_F7")

# set up color using RColorBrewer
#library(RColorBrewer)
#colors <- brewer.pal(length(targetgenelist), "Set1")

colors=c( "#E41A1C", "#377EB8", "#4DAF4A", "#984EA3", "#FF7F00",  "#A65628", "#F781BF",
          "#999999", "#66C2A5", "#FC8D62", "#8DA0CB", "#E78AC3", "#A6D854", "#FFD92F", "#E5C494", "#B3B3B3", 
          "#8DD3C7", "#FFFFB3", "#BEBADA", "#FB8072", "#80B1D3", "#FDB462", "#B3DE69", "#FCCDE5",
          "#D9D9D9", "#BC80BD", "#CCEBC5", "#FFED6F")


## code

targetmatvec=unlist(targetmat)+1
yrange=range(targetmatvec[targetmatvec>0]);
# yrange[1]=1; # set the minimum value to 1
for(i in 1:length(targetmat)){
  vali=targetmat[[i]]+1;
  if(i==1){
    plot(1:length(vali),vali,type='b',las=1,pch=20,main=paste('sgRNAs in',targetgene),ylab='Read counts',xlab='Samples',xlim=c(0.7,length(vali)+0.3),ylim = yrange,col=colors[(i %% length(colors))],xaxt='n',log='y')
    axis(1,at=1:length(vali),labels=(collabel),las=2)
    # lines(0:100,rep(1,101),col='black');
  }else{
    lines(1:length(vali),vali,type='b',pch=20,col=colors[(i %% length(colors))])
  }
}



dev.off()
Sweave("S1B_c1_t2_summary.Rnw");
library(tools);

texi2dvi("S1B_c1_t2_summary.tex",pdf=TRUE);
